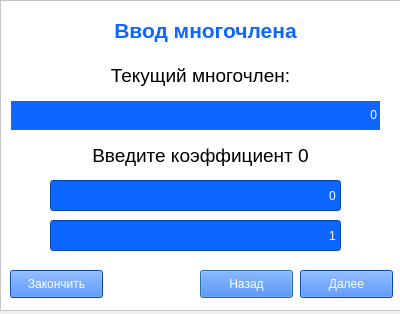
<?xml version="1.0" encoding="UTF-8"?>
<ui version="4.0">
 <class>Polinomial_Input</class>
 <widget class="QDialog" name="Polinomial_Input">
  <property name="geometry">
   <rect>
    <x>0</x>
    <y>0</y>
    <width>400</width>
    <height>314</height>
   </rect>
  </property>
  <property name="windowTitle">
   <string>Ввод многочлена</string>
  </property>
  <widget class="QFrame" name="PModulesWindowInput">
   <property name="geometry">
    <rect>
     <x>0</x>
     <y>0</y>
     <width>401</width>
     <height>311</height>
    </rect>
   </property>
   <property name="font">
    <font>
     <pointsize>10</pointsize>
    </font>
   </property>
   <property name="styleSheet">
    <string notr="true">background-color: white</string>
   </property>
   <property name="frameShape">
    <enum>QFrame::StyledPanel</enum>
   </property>
   <property name="frameShadow">
    <enum>QFrame::Raised</enum>
   </property>
   <widget class="QLabel" name="label_3">
    <property name="geometry">
     <rect>
      <x>10</x>
      <y>10</y>
      <width>391</width>
      <height>41</height>
     </rect>
    </property>
    <property name="font">
     <font>
      <pointsize>16</pointsize>
      <weight>75</weight>
      <bold>true</bold>
     </font>
    </property>
    <property name="styleSheet">
     <string notr="true">color: #0D66FF</string>
    </property>
    <property name="text">
     <string>Ввод многочлена</string>
    </property>
    <property name="alignment">
     <set>Qt::AlignCenter</set>
    </property>
   </widget>
   <widget class="QLabel" name="label_2">
    <property name="geometry">
     <rect>
      <x>10</x>
      <y>60</y>
      <width>381</width>
      <height>31</height>
     </rect>
    </property>
    <property name="font">
     <font>
      <pointsize>14</pointsize>
     </font>
    </property>
    <property name="text">
     <string>Текущий многочлен:</string>
    </property>
    <property name="alignment">
     <set>Qt::AlignCenter</set>
    </property>
   </widget>
   <widget class="QLabel" name="result">
    <property name="geometry">
     <rect>
      <x>10</x>
      <y>100</y>
      <width>371</width>
      <height>31</height>
     </rect>
    </property>
    <property name="focusPolicy">
     <enum>Qt::WheelFocus</enum>
    </property>
    <property name="layoutDirection">
     <enum>Qt::LeftToRight</enum>
    </property>
    <property name="styleSheet">
     <string notr="true">color: white; background-color: #0D66FF;</string>
    </property>
    <property name="frameShape">
     <enum>QFrame::Box</enum>
    </property>
    <property name="text">
     <string>0</string>
    </property>
    <property name="alignment">
     <set>Qt::AlignRight|Qt::AlignTrailing|Qt::AlignVCenter</set>
    </property>
   </widget>
   <widget class="QLineEdit" name="line_qm">
    <property name="geometry">
     <rect>
      <x>50</x>
      <y>180</y>
      <width>291</width>
      <height>31</height>
     </rect>
    </property>
    <property name="styleSheet">
     <string notr="true">color: white; background-color: #0D66FF;</string>
    </property>
    <property name="text">
     <string>0</string>
    </property>
    <property name="alignment">
     <set>Qt::AlignRight|Qt::AlignTrailing|Qt::AlignVCenter</set>
    </property>
   </widget>
   <widget class="QLineEdit" name="line_qn">
    <property name="geometry">
     <rect>
      <x>50</x>
      <y>220</y>
      <width>291</width>
      <height>31</height>
     </rect>
    </property>
    <property name="styleSheet">
     <string notr="true">color: white; background-color: #0D66FF;</string>
    </property>
    <property name="text">
     <string>1</string>
    </property>
    <property name="alignment">
     <set>Qt::AlignRight|Qt::AlignTrailing|Qt::AlignVCenter</set>
    </property>
   </widget>
   <widget class="QLabel" name="index">
    <property name="geometry">
     <rect>
      <x>10</x>
      <y>140</y>
      <width>381</width>
      <height>31</height>
     </rect>
    </property>
    <property name="font">
     <font>
      <pointsize>14</pointsize>
     </font>
    </property>
    <property name="text">
     <string>Введите коэффициент 0</string>
    </property>
    <property name="alignment">
     <set>Qt::AlignCenter</set>
    </property>
   </widget>
   <widget class="QPushButton" name="pushButton_back">
    <property name="geometry">
     <rect>
      <x>200</x>
      <y>270</y>
      <width>93</width>
      <height>28</height>
     </rect>
    </property>
    <property name="styleSheet">
     <string notr="true">color: white; background-color: #0D66FF;</string>
    </property>
    <property name="text">
     <string>Назад</string>
    </property>
   </widget>
   <widget class="QPushButton" name="pushButton_forward">
    <property name="geometry">
     <rect>
      <x>300</x>
      <y>270</y>
      <width>93</width>
      <height>28</height>
     </rect>
    </property>
    <property name="styleSheet">
     <string notr="true">color: white; background-color: #0D66FF;</string>
    </property>
    <property name="text">
     <string>Далее</string>
    </property>
   </widget>
   <widget class="QPushButton" name="pushButton_finish">
    <property name="geometry">
     <rect>
      <x>10</x>
      <y>270</y>
      <width>93</width>
      <height>28</height>
     </rect>
    </property>
    <property name="styleSheet">
     <string notr="true">color: white; background-color: #0D66FF;</string>
    </property>
    <property name="text">
     <string>Закончить</string>
    </property>
   </widget>
  </widget>
 </widget>
 <resources/>
 <connections/>
</ui>
